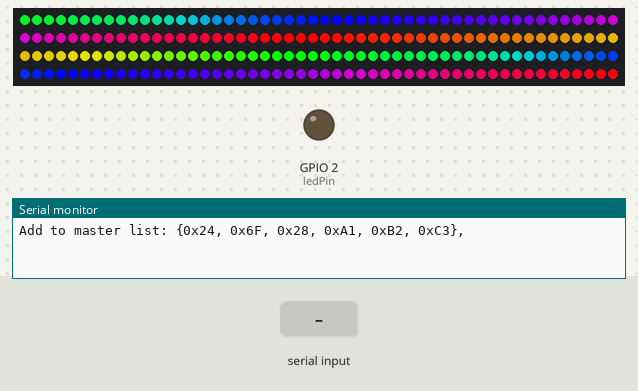
A sketch run on a simulated ESP32. Parts: 200 RGB LEDs in strip order, left to right, continuing on the next row, output pins drawn as LEDs (lit = HIGH), the last lines printed to the serial monitor. Inputs (shaded band) come from the test bench. Random numbers use the default seed unless the sketch sets one.

Above: at 1.3 s.
1.4 s: "Pong!\n" received over Serial
At 1.67 s:
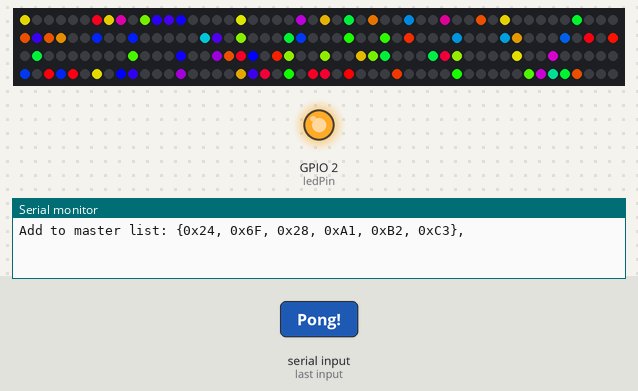
3.3 s: "Pong!\n" received over Serial
At 4.1 s:
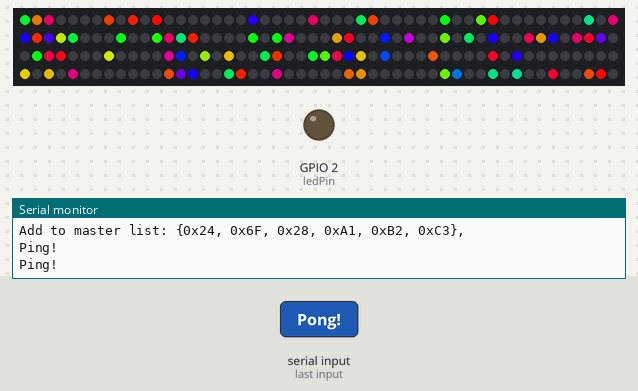
Timing chart, 0 to 6.3 s (numbered marks = the images above; inputs shaded):
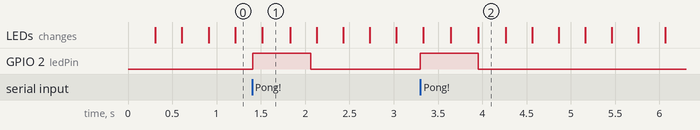

The sketch:

SerialMagic.ino
```cpp
/*

This is meant to work with main.js from ESP32SeriesReaderNodeJs.

The goal of this is to join ESP32NOW networks to any computers connected to other internets by using
the serial monitor to pass data to the computer.

*/

#include <WiFi.h>
#include <esp_now.h>
#include <FastLED.h>

// === CONFIG ===
bool isMaster = true;
const int ledPin = 2;
const int dataPin = 13;
const int ledCount = 200;
int rainbowSpeed = 10;
float glitchness = 0.8;
unsigned long glitchDuration = 650;

// === FASTLED SETUP ===
CRGB leds[ledCount];

// === STATE ===
String incoming = "";
unsigned long lastPing = 0;
unsigned long ledOnTime = 0;
unsigned long lastRainbowUpdate = 0;
bool ledState = false;
bool rainbowPaused = false;
unsigned long rainbowPauseUntil = 0;
uint8_t hueOffset = 0;

// === PEERS ===
uint8_t followerMACs[][6] = {
  {0x2C, 0xBC, 0xBB, 0x4D, 0x7E, 0x9C}, // Master ESP32 (1)
  {0x08, 0xA6, 0xF7, 0xB0, 0x77, 0x84}, // Follower (2)
  {0x08, 0xA6, 0xF7, 0xB0, 0x7B, 0xCC}, // Follower (3)
  {0x78, 0x42, 0x1C, 0x66, 0x8C, 0xAC}, // Follower (4)
  {0xF4, 0x65, 0x0B, 0x41, 0x28, 0x0C}, // Follower (5)
  {0xF4, 0x65, 0x0B, 0x41, 0x22, 0xD8}, // Follower (6)
  {0x5C, 0x01, 0x3B, 0x9D, 0x43, 0xA8}, // Follower (7)
  {0xEC, 0x64, 0xC9, 0x5D, 0xC0, 0xF8}, // Follower (8)
  {0xF4, 0x65, 0x0B, 0x40, 0x8D, 0xE4}, // Follower (9)
  {0xF0, 0xF5, 0xBD, 0x07, 0x82, 0xF8}  // RFID Reader 1
};

// === UTIL ===
void printMAC() {
  WiFi.mode(WIFI_STA);
  WiFi.disconnect();
  delay(100);
  String macStr = WiFi.macAddress();
  Serial.print("Add to master list: {");
  int values[6];
  sscanf(macStr.c_str(), "%x:%x:%x:%x:%x:%x", &values[0], &values[1], &values[2], &values[3], &values[4], &values[5]);
  for (int i = 0; i < 6; i++) {
    Serial.printf("0x%02X", values[i]);
    if (i < 5) Serial.print(", ");
  }
  Serial.println("},");
}

void triggerLED() {
  digitalWrite(ledPin, HIGH);
  ledOnTime = millis();
}

// === ANIMATION ===
void rainbowAnimation() {
  if (!rainbowPaused) {
    if (millis() - lastRainbowUpdate < rainbowSpeed) return;
    lastRainbowUpdate = millis();
    for (int i = 0; i < ledCount; i++) {
      leds[i] = CHSV(hueOffset + i * 2, 255, 255);
    }
    hueOffset++;
    FastLED.show();
  }
}

void glitchAnimation() {
  for (int i = 0; i < ledCount; i++) {
    if (random(100) < glitchness * 100) {
      leds[i] = (random(2) == 0) ? CRGB::Black : CRGB(CHSV(random8(), 255, 255));
    } else {
      leds[i] = CRGB::Black;
    }
  }
  FastLED.show();
  delay(20);
}

void triggerAnimation(void (*fx)(), unsigned long duration) {
  rainbowPaused = true;
  unsigned long start = millis();
  while (millis() - start < duration) {
    fx();
  }
  rainbowPaused = false;
}

// === ESP-NOW CALLBACK ===
void onDataRecv(const esp_now_recv_info_t *recvInfo, const uint8_t *data, int len) {
  if (!isMaster && len >= 1 && data[0] == 42) {
    triggerLED();
    triggerAnimation(glitchAnimation, glitchDuration);
  } else if (isMaster && len > 0) {
    Serial.print("[ESP-NOW] From: ");
    for (int i = 0; i < 6; i++) {
      Serial.printf("%02X", recvInfo->src_addr[i]);
      if (i < 5) Serial.print(":");
    }
    Serial.print(" | Message: ");
    for (int i = 0; i < len; i++) {
      Serial.print((char)data[i]);
    }
    Serial.println();
  }
}

void setupESPNow() {
  WiFi.mode(WIFI_STA);
  if (esp_now_init() != ESP_OK) {
    Serial.println("ESP-NOW init failed");
    return;
  }

  if (isMaster) {
    for (int i = 0; i < sizeof(followerMACs) / 6; i++) {
      esp_now_peer_info_t peer{};
      memcpy(peer.peer_addr, followerMACs[i], 6);
      peer.channel = 0;
      peer.encrypt = false;
      esp_now_add_peer(&peer);
    }
  }

  esp_now_register_recv_cb(onDataRecv);
}

// === SETUP ===
void setup() {
  Serial.begin(115200);
  pinMode(ledPin, OUTPUT);
  digitalWrite(ledPin, LOW);

  FastLED.addLeds<WS2812B, dataPin, GRB>(leds, ledCount);
  FastLED.clear();
  FastLED.show();

  printMAC();
  setupESPNow();
}

// === LOOP ===
void loop() {
  unsigned long now = millis();

  if (digitalRead(ledPin) == HIGH && now - ledOnTime > 100) {
    digitalWrite(ledPin, LOW);
  }

  rainbowAnimation();

  while (Serial.available()) {
    char c = Serial.read();
    if (c == '\n') {
      incoming.trim();
      if (isMaster && incoming == "Pong!") {
        triggerLED();
        triggerAnimation(glitchAnimation, glitchDuration);
        uint8_t signal[1] = {42};
        for (int i = 0; i < sizeof(followerMACs) / 6; i++) {
          esp_now_send(followerMACs[i], signal, 1);
        }
      }
      incoming = "";
    } else {
      incoming += c;
    }
  }

  if (now - lastPing > 2000) {
    Serial.println("Ping!");
    lastPing = now;
  }
}
```

Measured:
- after the input at 1.4 s, GPIO 2 (ledPin): LOW → HIGH at once, → LOW 0.66 s later
- after the input at 3.3 s, GPIO 2 (ledPin): LOW → HIGH at once, → LOW 0.66 s later
